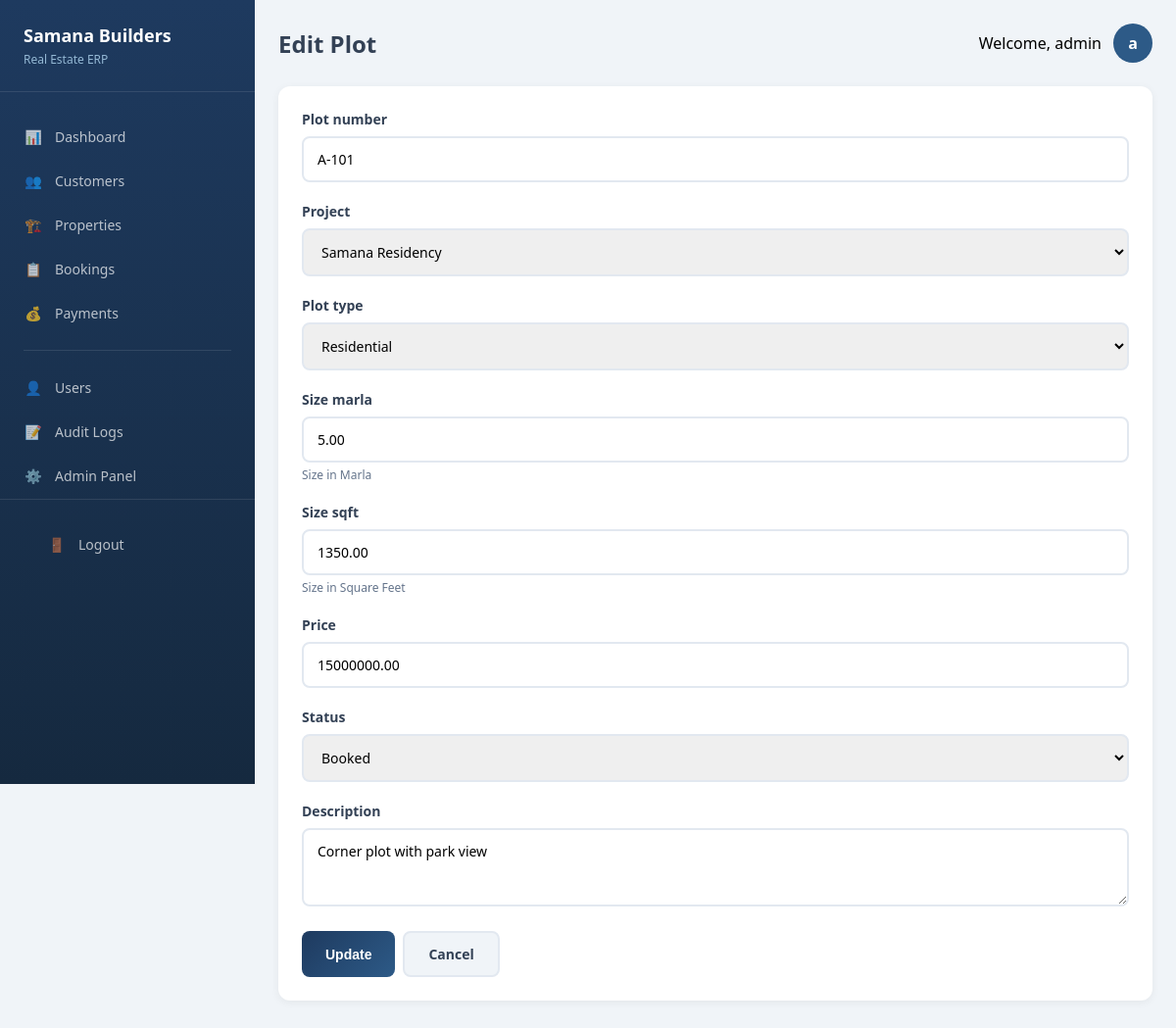
The page /properties/plot/1/edit/ (signed in) on the database its author committed.
### properties/models.py (models this page shows, shortened)
class Plot(models.Model):
    STATUS_CHOICES = [
        ('available', 'Available'),
        ('reserved', 'Reserved'),
        ('booked', 'Booked'),
        ('sold', 'Sold'),
        ('cancelled', 'Cancelled'),
    ]
    TYPE_CHOICES = [
        ('residential', 'Residential'),
        ('commercial', 'Commercial'),
        ('industrial', 'Industrial'),
    ]
    plot_number = models.CharField(max_length=50)
    project = models.ForeignKey(Project, on_delete=models.CASCADE, related_name='plots')
    plot_type = models.CharField(max_length=20, choices=TYPE_CHOICES, default='residential')
    size_marla = models.DecimalField(max_digits=10, decimal_places=2, help_text="Size in Marla")
    size_sqft = models.DecimalField(max_digits=10, decimal_places=2, blank=True, null=True, help_text="Size in Square Feet")
    price = models.DecimalField(max_digits=15, decimal_places=2)
    status = models.CharField(max_length=20, choices=STATUS_CHOICES, default='available')
    description = models.TextField(blank=True)
    created_at = models.DateTimeField(auto_now_add=True)
    updated_at = models.DateTimeField(auto_now=True)
    class Meta:
        unique_together = ['project', 'plot_number']
        ordering = ['project', 'plot_number']

### core/views.py (the view)
# urls.py: path('properties/plot/<int:pk>/edit/', core_views.plot_edit_view, name='plot_edit'),
@login_required
def plot_edit_view(request, pk):
    from properties.forms import PlotForm
    plot = get_object_or_404(Plot, pk=pk)
    if request.method == 'POST':
        form = PlotForm(request.POST, instance=plot)
        if form.is_valid():
            form.save()
            AuditLog.objects.create(
                user=request.user, action='update', model_name='Plot',
                object_id=str(plot.id),
                description=f'Updated plot {plot.plot_number}'
            )
            messages.success(request, f'Plot {plot.plot_number} updated successfully!')
            return redirect('properties')
    else:
        form = PlotForm(instance=plot)
    return render(request, 'plot_form.html', {'form': form, 'title': f'Edit Plot', 'plot': plot})

### properties/forms.py (shortened to what this page needs)
class PlotForm(forms.ModelForm):
    class Meta:
        model = Plot
        fields = ['plot_number', 'project', 'plot_type', 'size_marla', 'size_sqft', 'price', 'status', 'description']
        widgets = {
            'plot_number': forms.TextInput(attrs={'class': 'form-control', 'placeholder': 'Plot Number'}),
            'project': forms.Select(attrs={'class': 'form-control'}),
            'plot_type': forms.Select(attrs={'class': 'form-control'}),
            'size_marla': forms.NumberInput(attrs={'class': 'form-control', 'placeholder': 'Size in Marla', 'step': '0.01'}),
            'size_sqft': forms.NumberInput(attrs={'class': 'form-control', 'placeholder': 'Size in Sq Ft', 'step': '0.01'}),
            'price': forms.NumberInput(attrs={'class': 'form-control', 'placeholder': 'Price in PKR', 'step': '0.01'}),
            'status': forms.Select(attrs={'class': 'form-control'}),
            'description': forms.Textarea(attrs={'class': 'form-control', 'rows': 2, 'placeholder': 'Description'}),
        }

### properties/models.py (called while the page is built)
    def __str__(self):
        return self.name

### templates/plot_form.html (shortened to what this page needs)
{% extends 'base_form.html' %}

### templates/base_form.html (shortened to what this page needs)
{% extends 'base.html' %}
{% block content %}
<div class="app-layout">
    <aside class="sidebar">
        <div class="sidebar-brand">
            <h2>Samana Builders</h2>
            <p>Real Estate ERP</p>
        </div>
        <ul class="nav-menu">
            <li class="nav-item">
                <a href="{% url 'dashboard' %}" class="nav-link">
                    <span class="nav-icon">📊</span>
                    Dashboard
                </a>
            </li>
            <li class="nav-item">
                <a href="{% url 'customers' %}" class="nav-link {% if request.path|slice:':12' == '/customers/' %}active{% endif %}">
                    <span class="nav-icon">👥</span>
                    Customers
                </a>
            </li>
            <li class="nav-item">
                <a href="{% url 'properties' %}" class="nav-link {% if request.path|slice:':13' == '/properties/' %}active{% endif %}">
                    <span class="nav-icon">🏗️</span>
                    Properties
                </a>
            </li>
            <li class="nav-item">
                <a href="{% url 'bookings' %}" class="nav-link {% if request.path|slice:':10' == '/bookings/' %}active{% endif %}">
                    <span class="nav-icon">📋</span>
                    Bookings
                </a>
            </li>
            <li class="nav-item">
                <a href="{% url 'payments' %}" class="nav-link {% if request.path|slice:':9' == '/payments/' %}active{% endif %}">
                    <span class="nav-icon">💰</span>
                    Payments
                </a>
            </li>
            <div class="nav-divider"></div>
            <li class="nav-item">
                <a href="{% url 'users' %}" class="nav-link">
                    <span class="nav-icon">👤</span>
                    Users
                </a>
            </li>
            <li class="nav-item">
                <a href="{% url 'audit_logs' %}" class="nav-link">
                    <span class="nav-icon">📝</span>
                    Audit Logs
                </a>
            </li>
            <li class="nav-item">
                <a href="/admin/" class="nav-link">
                    <span class="nav-icon">⚙️</span>
                    Admin Panel
                </a>
            </li>
        </ul>
        <div style="margin-top: auto; padding: 24px; border-top: 1px solid rgba(255,255,255,0.1);">
            <a href="{% url 'logout' %}" class="nav-link">
                <span class="nav-icon">🚪</span>
                Logout
            </a>
        </div>
    </aside>
    <main class="main-content">
        <div class="page-header">
            <h1>{{ title }}</h1>
            <div class="user-info">
                <span>Welcome, {{ request.user.get_full_name|default:request.user.username }}</span>
                <div class="user-avatar">{{ request.user.first_name.0|default:request.user.username.0 }}</div>
            </div>
        </div>
        <div class="card">
            <form method="post" novalidate>
                {% for field in form %}
                <div class="form-group">
                    <label for="{{ field.id_for_label }}">{{ field.label }}</label>
                    {{ field }}
                    {% if field.help_text %}
                    <div class="form-hint">{{ field.help_text }}</div>
                    {% endif %}
                </div>
                {% endfor %}
                <div class="btn-group mt-2">
                    <button type="submit" class="btn btn-primary">
                        {% if "Edit" in title %}Update{% elif "Delete" in title %}Delete{% else %}Create{% endif %}
                    </button>
                    <a href="{% if cancel_url %}{% url cancel_url %}{% else %}javascript:history.back(){% endif %}" class="btn btn-secondary">Cancel</a>
                </div>
            </form>
        </div>
    </main>
</div>
{% endblock %}

### templates/base.html (style rules this page uses)
* { margin: 0; padding: 0; box-sizing: border-box; }
body { font-family: 'Segoe UI', Tahoma, Geneva, Verdana, sans-serif; background: #f0f4f8; min-height: 100vh; }
:root { --primary-dark: #1e3a5f; --primary: #2d5a87; --primary-light: #94b8d4; --accent-green: #10b981; --accent-amber: #f59e0b; --accent-red: #ef4444; --bg-light: #f0f4f8; --text-dark: #334155; --border: #e2e8f0; }
.form-group { margin-bottom: 20px; }
.form-group label { display: block; font-size: 14px; font-weight: 600; color: var(--text-dark); margin-bottom: 8px; }
.form-control { width: 100%; padding: 12px 14px; border: 2px solid var(--border); border-radius: 8px; font-size: 14px; transition: all 0.3s; font-family: inherit; }
textarea.form-control { resize: vertical; min-height: 80px; }
select.form-control { cursor: pointer; }
.form-hint { color: #64748b; font-size: 12px; margin-top: 4px; }
.btn { display: inline-flex; align-items: center; justify-content: center; padding: 12px 24px; border: none; border-radius: 8px; font-size: 14px; font-weight: 600; cursor: pointer; transition: all 0.3s; text-decoration: none; gap: 8px; }
.btn-primary { background: linear-gradient(135deg, var(--primary-dark) 0%, var(--primary) 100%); color: white; }
.btn-secondary { background: var(--bg-light); color: var(--text-dark); border: 2px solid var(--border); }
.btn-group { display: flex; gap: 8px; flex-wrap: wrap; }
.app-layout { display: flex; min-height: 100vh; }
.sidebar { width: 260px; background: linear-gradient(180deg, var(--primary-dark) 0%, #15293f 100%); color: white; padding: 24px 0; position: fixed; height: 100vh; overflow-y: auto; }
.sidebar-brand { padding: 0 24px 24px; border-bottom: 1px solid rgba(255,255,255,0.1); margin-bottom: 24px; }
.sidebar-brand h2 { font-size: 18px; margin-bottom: 4px; }
.sidebar-brand p { font-size: 12px; color: var(--primary-light); }
.nav-menu { list-style: none; }
.nav-item { margin-bottom: 2px; }
.nav-link { display: flex; align-items: center; padding: 12px 24px; color: rgba(255,255,255,0.7); text-decoration: none; transition: all 0.3s; font-size: 14px; }
.nav-icon { width: 20px; margin-right: 12px; text-align: center; }
.nav-divider { height: 1px; background: rgba(255,255,255,0.1); margin: 16px 24px; }
.main-content { flex: 1; margin-left: 260px; padding: 24px; }
.page-header { display: flex; justify-content: space-between; align-items: center; margin-bottom: 24px; }
.page-header h1 { font-size: 24px; color: var(--text-dark); }
.user-info { display: flex; align-items: center; gap: 12px; }
.user-avatar { width: 40px; height: 40px; border-radius: 50%; background: var(--primary); color: white; display: flex; align-items: center; justify-content: center; font-weight: 600; }
.card { background: white; border-radius: 12px; box-shadow: 0 2px 8px rgba(0,0,0,0.06); padding: 24px; margin-bottom: 24px; }
.mt-2 { margin-top: 16px; }

### rows shown on the page
Plot: form "A-101" "Samana Residency" "Residential" "5.00" "1350.00" "15000000.00" "Booked" "Corner plot with park view"

### other values the page prints
{{ title }} "Edit Plot"
{{ request.user.get_full_name|default:request.user.username }} "admin"
{{ request.user.first_name.0|default:request.user.username.0 }} "a"
{{ field.label }} "Plot number" "Project" "Plot type" "Size marla" "Size sqft" "Price" "Status" "Description"
{{ field.help_text }} "Size in Marla" "Size in Square Feet"
